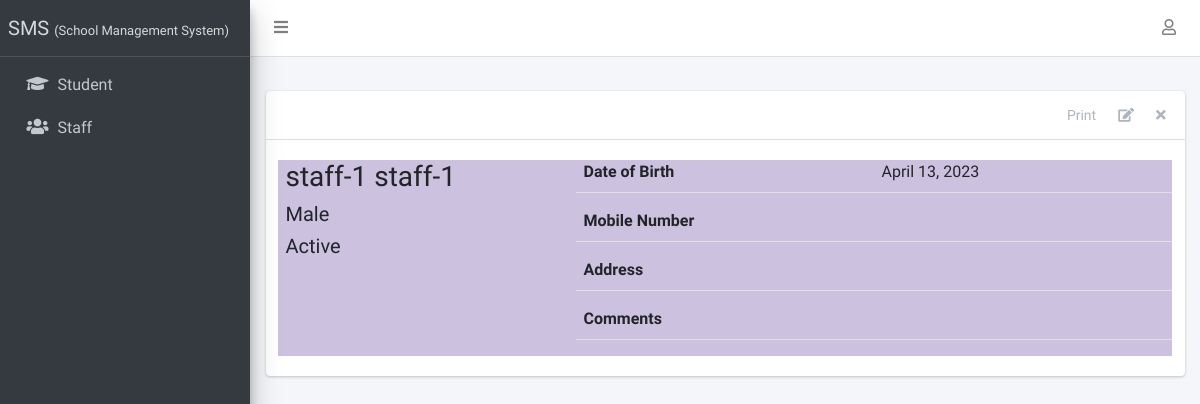
The app's page /staff/1/, older data.
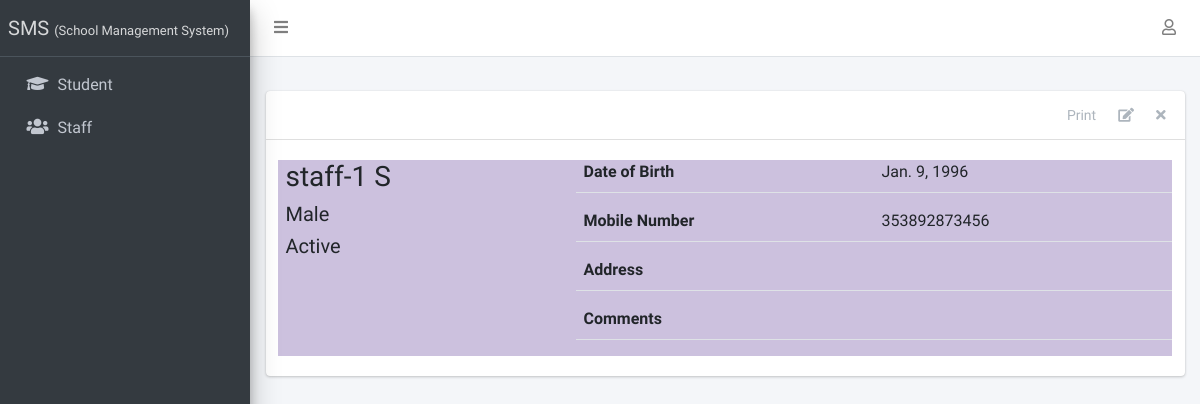
The same page, newer data.
### apps/staffs/models.py (models this page shows, shortened)
class Staff(models.Model):
    STATUS = [("active", "Active"), ("inactive", "Inactive")]
    GENDER = [("male", "Male"), ("female", "Female")]
    current_status = models.CharField(max_length=10, choices=STATUS, default="active")
    surname = models.CharField(max_length=200)
    firstname = models.CharField(max_length=200)
    other_name = models.CharField(max_length=200, blank=True)
    gender = models.CharField(max_length=10, choices=GENDER, default="male")
    date_of_birth = models.DateField(default=timezone.now)
    date_of_admission = models.DateField(default=timezone.now)
    mobile_num_regex = RegexValidator(
        regex="^[0-9]{10,15}$", message="Entered mobile number isn't in a right format!"
    )
    mobile_number = models.CharField(
        validators=[mobile_num_regex], max_length=13, blank=True
    )
    address = models.TextField(blank=True)
    others = models.TextField(blank=True)
    def __str__(self):
        return f"{self.surname} {self.firstname} {self.other_name}"

### apps/staffs/views.py (the view)
# urls.py: path("<int:pk>/", StaffDetailView.as_view(), name="staff-detail"),
class StaffDetailView(DetailView):
    model = Staff
    template_name = "staffs/staff_detail.html"

### apps/corecode/context_processors.py (called while the page is built)
def site_defaults(request):
    current_session = AcademicSession.objects.get(current=True)
    current_term = AcademicTerm.objects.get(current=True)
    vals = SiteConfig.objects.all()
    contexts = {
        "current_session": current_session.name,
        "current_term": current_term.name,
    }
    for val in vals:
        contexts[val.key] = val.value
    return contexts

### apps/staffs/templates/staffs/staff_detail.html (shortened to what this page needs)
{% extends 'base.html' %}
{% block content-header %}
<div class="card-header">
  <div class="card-tools">
    <a href="#" class="btn btn-tool">Print</a>
    <a href="{% url 'staff-update' object.id %}" class="btn btn-tool">
      <i class="fas fa-edit"></i>
    </a>
    <a href="{% url 'staff-delete' object.id %}" class="btn btn-tool">
      <i class="fas fa-times"></i>
    </a>
  </div>
</div>
{% endblock content-header %}
{% block content %}
    <div class="row">
      <div class="col-sm-4">
        <div>
          <h3>{{ object }} </h3>
          <h5>{{ object.get_gender_display }} </h5>
          <h5>{{ object.get_current_status_display }} </h5>
        </div>
      </div>
      <div class="col-sm-8">
        <div>
          <div class="form-group border-bottom row">
            <label class="col">
              Date of Birth
            </label>
            <div class="col">
              {{ object.date_of_birth }}
            </div>
          </div>
          <div class="form-group border-bottom row">
            <label class="col">
               Mobile Number
            </label>
            <div class="col">
              {{ object.mobile_number}}
            </div>
          </div>
          <div class="form-group border-bottom row">
            <label class="col">
              Address
            </label>
            <div class="col">
            </div>
          </div>
          <div class="form-group border-bottom row">
            <label class="col">
              Comments
            </label>
            <div class="col">
            </div>
          </div>
        </div>
      </div>
    </div>
{% endblock content %}

Row changes from the older to the newer data that the page shows:
changed Staff "Male": surname+firstname+other_name "staff-1 staff-1" → "staff-1 S"; date_of_birth "April 13, 2023" → "Jan. 9, 1996"; mobile_number (not shown) → "353892873456"
